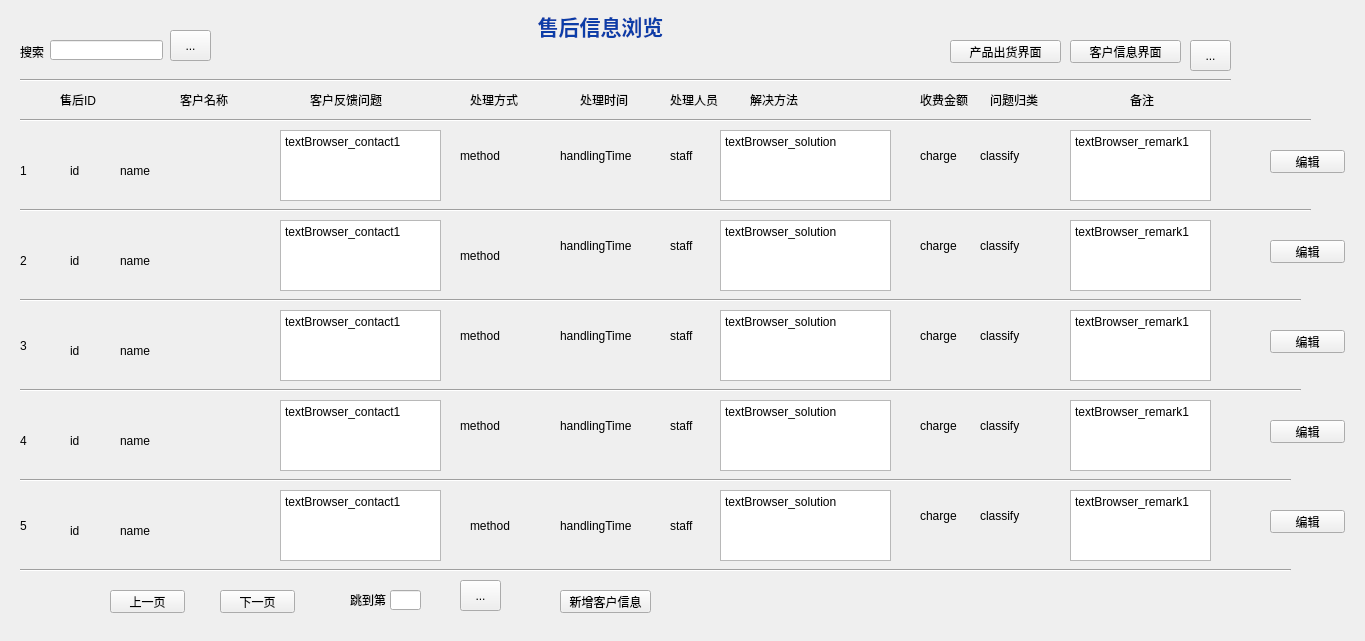
<?xml version="1.0" encoding="UTF-8"?>
<ui version="4.0">
 <class>Form</class>
 <widget class="QWidget" name="Form">
  <property name="geometry">
   <rect>
    <x>0</x>
    <y>0</y>
    <width>1365</width>
    <height>641</height>
   </rect>
  </property>
  <property name="windowTitle">
   <string>Form</string>
  </property>
  <widget class="QLabel" name="label_13">
   <property name="geometry">
    <rect>
     <x>520</x>
     <y>10</y>
     <width>161</width>
     <height>31</height>
    </rect>
   </property>
   <property name="text">
    <string>&lt;html&gt;&lt;head/&gt;&lt;body&gt;&lt;p align=&quot;center&quot;&gt;&lt;span style=&quot; font-size:16pt; font-weight:600; color:#0b3da8;&quot;&gt;售后信息浏览&lt;/span&gt;&lt;/p&gt;&lt;/body&gt;&lt;/html&gt;</string>
   </property>
  </widget>
  <widget class="QLabel" name="label_id1">
   <property name="geometry">
    <rect>
     <x>70</x>
     <y>160</y>
     <width>51</width>
     <height>21</height>
    </rect>
   </property>
   <property name="text">
    <string>id</string>
   </property>
  </widget>
  <widget class="QLineEdit" name="lineEdit_search">
   <property name="geometry">
    <rect>
     <x>50</x>
     <y>40</y>
     <width>113</width>
     <height>20</height>
    </rect>
   </property>
  </widget>
  <widget class="QLabel" name="label_name1">
   <property name="geometry">
    <rect>
     <x>120</x>
     <y>160</y>
     <width>141</width>
     <height>21</height>
    </rect>
   </property>
   <property name="text">
    <string>name</string>
   </property>
  </widget>
  <widget class="QTextBrowser" name="textBrowser_problem1">
   <property name="geometry">
    <rect>
     <x>280</x>
     <y>130</y>
     <width>161</width>
     <height>71</height>
    </rect>
   </property>
   <property name="frameShadow">
    <enum>QFrame::Plain</enum>
   </property>
   <property name="lineWidth">
    <number>0</number>
   </property>
   <property name="html">
    <string>&lt;!DOCTYPE HTML PUBLIC &quot;-//W3C//DTD HTML 4.0//EN&quot; &quot;http://www.w3.org/TR/REC-html40/strict.dtd&quot;&gt;
&lt;html&gt;&lt;head&gt;&lt;meta name=&quot;qrichtext&quot; content=&quot;1&quot; /&gt;&lt;style type=&quot;text/css&quot;&gt;
p, li { white-space: pre-wrap; }
&lt;/style&gt;&lt;/head&gt;&lt;body style=&quot; font-family:'SimSun'; font-size:9pt; font-weight:400; font-style:normal;&quot;&gt;
&lt;p style=&quot; margin-top:0px; margin-bottom:0px; margin-left:0px; margin-right:0px; -qt-block-indent:0; text-indent:0px;&quot;&gt;textBrowser_contact1&lt;/p&gt;&lt;/body&gt;&lt;/html&gt;</string>
   </property>
  </widget>
  <widget class="Line" name="line_7">
   <property name="geometry">
    <rect>
     <x>20</x>
     <y>70</y>
     <width>1211</width>
     <height>20</height>
    </rect>
   </property>
   <property name="orientation">
    <enum>Qt::Horizontal</enum>
   </property>
  </widget>
  <widget class="Line" name="line_6">
   <property name="geometry">
    <rect>
     <x>20</x>
     <y>560</y>
     <width>1271</width>
     <height>20</height>
    </rect>
   </property>
   <property name="orientation">
    <enum>Qt::Horizontal</enum>
   </property>
  </widget>
  <widget class="QPushButton" name="pushButton_SwitchCustomer">
   <property name="geometry">
    <rect>
     <x>1070</x>
     <y>40</y>
     <width>111</width>
     <height>23</height>
    </rect>
   </property>
   <property name="text">
    <string>客户信息界面</string>
   </property>
  </widget>
  <widget class="QPushButton" name="pushButton_edit1">
   <property name="geometry">
    <rect>
     <x>1270</x>
     <y>150</y>
     <width>75</width>
     <height>23</height>
    </rect>
   </property>
   <property name="text">
    <string>编辑</string>
   </property>
  </widget>
  <widget class="QLabel" name="label_6">
   <property name="geometry">
    <rect>
     <x>670</x>
     <y>80</y>
     <width>71</width>
     <height>39</height>
    </rect>
   </property>
   <property name="text">
    <string>处理人员</string>
   </property>
  </widget>
  <widget class="Line" name="line_2">
   <property name="geometry">
    <rect>
     <x>20</x>
     <y>200</y>
     <width>1291</width>
     <height>20</height>
    </rect>
   </property>
   <property name="orientation">
    <enum>Qt::Horizontal</enum>
   </property>
  </widget>
  <widget class="QLabel" name="label_4">
   <property name="geometry">
    <rect>
     <x>470</x>
     <y>80</y>
     <width>61</width>
     <height>39</height>
    </rect>
   </property>
   <property name="text">
    <string>处理方式</string>
   </property>
  </widget>
  <widget class="QLabel" name="label_staff1">
   <property name="geometry">
    <rect>
     <x>670</x>
     <y>140</y>
     <width>41</width>
     <height>31</height>
    </rect>
   </property>
   <property name="text">
    <string>staff</string>
   </property>
  </widget>
  <widget class="Line" name="line">
   <property name="geometry">
    <rect>
     <x>20</x>
     <y>110</y>
     <width>1291</width>
     <height>20</height>
    </rect>
   </property>
   <property name="orientation">
    <enum>Qt::Horizontal</enum>
   </property>
  </widget>
  <widget class="QPushButton" name="pushButton_SwitchShipment">
   <property name="geometry">
    <rect>
     <x>950</x>
     <y>40</y>
     <width>111</width>
     <height>23</height>
    </rect>
   </property>
   <property name="text">
    <string>产品出货界面</string>
   </property>
  </widget>
  <widget class="QLabel" name="label_8">
   <property name="geometry">
    <rect>
     <x>20</x>
     <y>42</y>
     <width>31</width>
     <height>20</height>
    </rect>
   </property>
   <property name="text">
    <string>搜索</string>
   </property>
  </widget>
  <widget class="QLabel" name="label_5">
   <property name="geometry">
    <rect>
     <x>580</x>
     <y>80</y>
     <width>61</width>
     <height>39</height>
    </rect>
   </property>
   <property name="text">
    <string>处理时间</string>
   </property>
  </widget>
  <widget class="QTextBrowser" name="textBrowser_solution1">
   <property name="geometry">
    <rect>
     <x>720</x>
     <y>130</y>
     <width>171</width>
     <height>71</height>
    </rect>
   </property>
   <property name="frameShadow">
    <enum>QFrame::Plain</enum>
   </property>
   <property name="lineWidth">
    <number>0</number>
   </property>
   <property name="html">
    <string>&lt;!DOCTYPE HTML PUBLIC &quot;-//W3C//DTD HTML 4.0//EN&quot; &quot;http://www.w3.org/TR/REC-html40/strict.dtd&quot;&gt;
&lt;html&gt;&lt;head&gt;&lt;meta name=&quot;qrichtext&quot; content=&quot;1&quot; /&gt;&lt;style type=&quot;text/css&quot;&gt;
p, li { white-space: pre-wrap; }
&lt;/style&gt;&lt;/head&gt;&lt;body style=&quot; font-family:'SimSun'; font-size:9pt; font-weight:400; font-style:normal;&quot;&gt;
&lt;p style=&quot; margin-top:0px; margin-bottom:0px; margin-left:0px; margin-right:0px; -qt-block-indent:0; text-indent:0px;&quot;&gt;textBrowser_solution&lt;/p&gt;&lt;/body&gt;&lt;/html&gt;</string>
   </property>
  </widget>
  <widget class="QLabel" name="label_2">
   <property name="geometry">
    <rect>
     <x>180</x>
     <y>80</y>
     <width>121</width>
     <height>39</height>
    </rect>
   </property>
   <property name="text">
    <string>客户名称</string>
   </property>
  </widget>
  <widget class="QToolButton" name="toolButton_connect">
   <property name="geometry">
    <rect>
     <x>1190</x>
     <y>40</y>
     <width>41</width>
     <height>31</height>
    </rect>
   </property>
   <property name="text">
    <string>...</string>
   </property>
  </widget>
  <widget class="QLabel" name="label_7">
   <property name="geometry">
    <rect>
     <x>750</x>
     <y>80</y>
     <width>51</width>
     <height>39</height>
    </rect>
   </property>
   <property name="text">
    <string>解决方法</string>
   </property>
  </widget>
  <widget class="QLabel" name="label_3">
   <property name="geometry">
    <rect>
     <x>310</x>
     <y>80</y>
     <width>101</width>
     <height>39</height>
    </rect>
   </property>
   <property name="text">
    <string>客户反馈问题</string>
   </property>
  </widget>
  <widget class="QToolButton" name="toolButton_search">
   <property name="geometry">
    <rect>
     <x>170</x>
     <y>30</y>
     <width>41</width>
     <height>31</height>
    </rect>
   </property>
   <property name="text">
    <string>...</string>
   </property>
  </widget>
  <widget class="QPushButton" name="pushButton_previous">
   <property name="geometry">
    <rect>
     <x>110</x>
     <y>590</y>
     <width>75</width>
     <height>23</height>
    </rect>
   </property>
   <property name="text">
    <string>上一页</string>
   </property>
  </widget>
  <widget class="QLabel" name="label">
   <property name="geometry">
    <rect>
     <x>60</x>
     <y>80</y>
     <width>61</width>
     <height>39</height>
    </rect>
   </property>
   <property name="text">
    <string>售后ID</string>
   </property>
  </widget>
  <widget class="QPushButton" name="pushButton_next">
   <property name="geometry">
    <rect>
     <x>220</x>
     <y>590</y>
     <width>75</width>
     <height>23</height>
    </rect>
   </property>
   <property name="text">
    <string>下一页</string>
   </property>
  </widget>
  <widget class="QPushButton" name="pushButton_new">
   <property name="geometry">
    <rect>
     <x>560</x>
     <y>590</y>
     <width>91</width>
     <height>23</height>
    </rect>
   </property>
   <property name="text">
    <string>新增客户信息</string>
   </property>
  </widget>
  <widget class="QLineEdit" name="lineEdit_search2">
   <property name="geometry">
    <rect>
     <x>390</x>
     <y>590</y>
     <width>31</width>
     <height>20</height>
    </rect>
   </property>
  </widget>
  <widget class="QToolButton" name="toolButton_search2">
   <property name="geometry">
    <rect>
     <x>460</x>
     <y>580</y>
     <width>41</width>
     <height>31</height>
    </rect>
   </property>
   <property name="text">
    <string>...</string>
   </property>
  </widget>
  <widget class="QLabel" name="label_9">
   <property name="geometry">
    <rect>
     <x>350</x>
     <y>580</y>
     <width>91</width>
     <height>39</height>
    </rect>
   </property>
   <property name="text">
    <string>跳到第       页</string>
   </property>
  </widget>
  <widget class="QLabel" name="label_10">
   <property name="geometry">
    <rect>
     <x>920</x>
     <y>80</y>
     <width>51</width>
     <height>39</height>
    </rect>
   </property>
   <property name="text">
    <string>收费金额</string>
   </property>
  </widget>
  <widget class="QLabel" name="label_11">
   <property name="geometry">
    <rect>
     <x>990</x>
     <y>80</y>
     <width>51</width>
     <height>39</height>
    </rect>
   </property>
   <property name="text">
    <string>问题归类</string>
   </property>
  </widget>
  <widget class="QLabel" name="label_12">
   <property name="geometry">
    <rect>
     <x>1130</x>
     <y>80</y>
     <width>51</width>
     <height>39</height>
    </rect>
   </property>
   <property name="text">
    <string>备注</string>
   </property>
  </widget>
  <widget class="QTextBrowser" name="textBrowser_remark1">
   <property name="geometry">
    <rect>
     <x>1070</x>
     <y>130</y>
     <width>141</width>
     <height>71</height>
    </rect>
   </property>
   <property name="frameShadow">
    <enum>QFrame::Plain</enum>
   </property>
   <property name="lineWidth">
    <number>0</number>
   </property>
   <property name="html">
    <string>&lt;!DOCTYPE HTML PUBLIC &quot;-//W3C//DTD HTML 4.0//EN&quot; &quot;http://www.w3.org/TR/REC-html40/strict.dtd&quot;&gt;
&lt;html&gt;&lt;head&gt;&lt;meta name=&quot;qrichtext&quot; content=&quot;1&quot; /&gt;&lt;style type=&quot;text/css&quot;&gt;
p, li { white-space: pre-wrap; }
&lt;/style&gt;&lt;/head&gt;&lt;body style=&quot; font-family:'SimSun'; font-size:9pt; font-weight:400; font-style:normal;&quot;&gt;
&lt;p style=&quot; margin-top:0px; margin-bottom:0px; margin-left:0px; margin-right:0px; -qt-block-indent:0; text-indent:0px;&quot;&gt;textBrowser_remark1&lt;/p&gt;&lt;/body&gt;&lt;/html&gt;</string>
   </property>
  </widget>
  <widget class="QLabel" name="label_order1">
   <property name="geometry">
    <rect>
     <x>20</x>
     <y>160</y>
     <width>36</width>
     <height>21</height>
    </rect>
   </property>
   <property name="text">
    <string>1</string>
   </property>
  </widget>
  <widget class="QLabel" name="label_order2">
   <property name="geometry">
    <rect>
     <x>20</x>
     <y>250</y>
     <width>36</width>
     <height>21</height>
    </rect>
   </property>
   <property name="text">
    <string>2</string>
   </property>
  </widget>
  <widget class="QLabel" name="label_order3">
   <property name="geometry">
    <rect>
     <x>20</x>
     <y>330</y>
     <width>36</width>
     <height>31</height>
    </rect>
   </property>
   <property name="text">
    <string>3</string>
   </property>
  </widget>
  <widget class="QLabel" name="label_order4">
   <property name="geometry">
    <rect>
     <x>20</x>
     <y>420</y>
     <width>36</width>
     <height>41</height>
    </rect>
   </property>
   <property name="text">
    <string>4</string>
   </property>
  </widget>
  <widget class="QLabel" name="label_order5">
   <property name="geometry">
    <rect>
     <x>20</x>
     <y>510</y>
     <width>36</width>
     <height>31</height>
    </rect>
   </property>
   <property name="text">
    <string>5</string>
   </property>
  </widget>
  <widget class="QTextBrowser" name="textBrowser_problem2">
   <property name="geometry">
    <rect>
     <x>280</x>
     <y>220</y>
     <width>161</width>
     <height>71</height>
    </rect>
   </property>
   <property name="frameShadow">
    <enum>QFrame::Plain</enum>
   </property>
   <property name="lineWidth">
    <number>0</number>
   </property>
   <property name="html">
    <string>&lt;!DOCTYPE HTML PUBLIC &quot;-//W3C//DTD HTML 4.0//EN&quot; &quot;http://www.w3.org/TR/REC-html40/strict.dtd&quot;&gt;
&lt;html&gt;&lt;head&gt;&lt;meta name=&quot;qrichtext&quot; content=&quot;1&quot; /&gt;&lt;style type=&quot;text/css&quot;&gt;
p, li { white-space: pre-wrap; }
&lt;/style&gt;&lt;/head&gt;&lt;body style=&quot; font-family:'SimSun'; font-size:9pt; font-weight:400; font-style:normal;&quot;&gt;
&lt;p style=&quot; margin-top:0px; margin-bottom:0px; margin-left:0px; margin-right:0px; -qt-block-indent:0; text-indent:0px;&quot;&gt;textBrowser_contact1&lt;/p&gt;&lt;/body&gt;&lt;/html&gt;</string>
   </property>
  </widget>
  <widget class="QLabel" name="label_name2">
   <property name="geometry">
    <rect>
     <x>120</x>
     <y>250</y>
     <width>141</width>
     <height>21</height>
    </rect>
   </property>
   <property name="text">
    <string>name</string>
   </property>
  </widget>
  <widget class="QTextBrowser" name="textBrowser_remark2">
   <property name="geometry">
    <rect>
     <x>1070</x>
     <y>220</y>
     <width>141</width>
     <height>71</height>
    </rect>
   </property>
   <property name="frameShadow">
    <enum>QFrame::Plain</enum>
   </property>
   <property name="lineWidth">
    <number>0</number>
   </property>
   <property name="html">
    <string>&lt;!DOCTYPE HTML PUBLIC &quot;-//W3C//DTD HTML 4.0//EN&quot; &quot;http://www.w3.org/TR/REC-html40/strict.dtd&quot;&gt;
&lt;html&gt;&lt;head&gt;&lt;meta name=&quot;qrichtext&quot; content=&quot;1&quot; /&gt;&lt;style type=&quot;text/css&quot;&gt;
p, li { white-space: pre-wrap; }
&lt;/style&gt;&lt;/head&gt;&lt;body style=&quot; font-family:'SimSun'; font-size:9pt; font-weight:400; font-style:normal;&quot;&gt;
&lt;p style=&quot; margin-top:0px; margin-bottom:0px; margin-left:0px; margin-right:0px; -qt-block-indent:0; text-indent:0px;&quot;&gt;textBrowser_remark1&lt;/p&gt;&lt;/body&gt;&lt;/html&gt;</string>
   </property>
  </widget>
  <widget class="QTextBrowser" name="textBrowser_solution2">
   <property name="geometry">
    <rect>
     <x>720</x>
     <y>220</y>
     <width>171</width>
     <height>71</height>
    </rect>
   </property>
   <property name="frameShadow">
    <enum>QFrame::Plain</enum>
   </property>
   <property name="lineWidth">
    <number>0</number>
   </property>
   <property name="html">
    <string>&lt;!DOCTYPE HTML PUBLIC &quot;-//W3C//DTD HTML 4.0//EN&quot; &quot;http://www.w3.org/TR/REC-html40/strict.dtd&quot;&gt;
&lt;html&gt;&lt;head&gt;&lt;meta name=&quot;qrichtext&quot; content=&quot;1&quot; /&gt;&lt;style type=&quot;text/css&quot;&gt;
p, li { white-space: pre-wrap; }
&lt;/style&gt;&lt;/head&gt;&lt;body style=&quot; font-family:'SimSun'; font-size:9pt; font-weight:400; font-style:normal;&quot;&gt;
&lt;p style=&quot; margin-top:0px; margin-bottom:0px; margin-left:0px; margin-right:0px; -qt-block-indent:0; text-indent:0px;&quot;&gt;textBrowser_solution&lt;/p&gt;&lt;/body&gt;&lt;/html&gt;</string>
   </property>
  </widget>
  <widget class="QLabel" name="label_staff2">
   <property name="geometry">
    <rect>
     <x>670</x>
     <y>230</y>
     <width>41</width>
     <height>31</height>
    </rect>
   </property>
   <property name="text">
    <string>staff</string>
   </property>
  </widget>
  <widget class="QLabel" name="label_id2">
   <property name="geometry">
    <rect>
     <x>70</x>
     <y>250</y>
     <width>51</width>
     <height>21</height>
    </rect>
   </property>
   <property name="text">
    <string>id</string>
   </property>
  </widget>
  <widget class="QPushButton" name="pushButton_edit2">
   <property name="geometry">
    <rect>
     <x>1270</x>
     <y>240</y>
     <width>75</width>
     <height>23</height>
    </rect>
   </property>
   <property name="text">
    <string>编辑</string>
   </property>
  </widget>
  <widget class="Line" name="line_3">
   <property name="geometry">
    <rect>
     <x>20</x>
     <y>290</y>
     <width>1281</width>
     <height>20</height>
    </rect>
   </property>
   <property name="orientation">
    <enum>Qt::Horizontal</enum>
   </property>
  </widget>
  <widget class="QLabel" name="label_name3">
   <property name="geometry">
    <rect>
     <x>120</x>
     <y>340</y>
     <width>141</width>
     <height>21</height>
    </rect>
   </property>
   <property name="text">
    <string>name</string>
   </property>
  </widget>
  <widget class="QLabel" name="label_id3">
   <property name="geometry">
    <rect>
     <x>70</x>
     <y>340</y>
     <width>51</width>
     <height>21</height>
    </rect>
   </property>
   <property name="text">
    <string>id</string>
   </property>
  </widget>
  <widget class="QPushButton" name="pushButton_edit3">
   <property name="geometry">
    <rect>
     <x>1270</x>
     <y>330</y>
     <width>75</width>
     <height>23</height>
    </rect>
   </property>
   <property name="text">
    <string>编辑</string>
   </property>
  </widget>
  <widget class="Line" name="line_4">
   <property name="geometry">
    <rect>
     <x>20</x>
     <y>380</y>
     <width>1281</width>
     <height>20</height>
    </rect>
   </property>
   <property name="orientation">
    <enum>Qt::Horizontal</enum>
   </property>
  </widget>
  <widget class="QTextBrowser" name="textBrowser_problem3">
   <property name="geometry">
    <rect>
     <x>280</x>
     <y>310</y>
     <width>161</width>
     <height>71</height>
    </rect>
   </property>
   <property name="frameShadow">
    <enum>QFrame::Plain</enum>
   </property>
   <property name="lineWidth">
    <number>0</number>
   </property>
   <property name="html">
    <string>&lt;!DOCTYPE HTML PUBLIC &quot;-//W3C//DTD HTML 4.0//EN&quot; &quot;http://www.w3.org/TR/REC-html40/strict.dtd&quot;&gt;
&lt;html&gt;&lt;head&gt;&lt;meta name=&quot;qrichtext&quot; content=&quot;1&quot; /&gt;&lt;style type=&quot;text/css&quot;&gt;
p, li { white-space: pre-wrap; }
&lt;/style&gt;&lt;/head&gt;&lt;body style=&quot; font-family:'SimSun'; font-size:9pt; font-weight:400; font-style:normal;&quot;&gt;
&lt;p style=&quot; margin-top:0px; margin-bottom:0px; margin-left:0px; margin-right:0px; -qt-block-indent:0; text-indent:0px;&quot;&gt;textBrowser_contact1&lt;/p&gt;&lt;/body&gt;&lt;/html&gt;</string>
   </property>
  </widget>
  <widget class="QTextBrowser" name="textBrowser_remark3">
   <property name="geometry">
    <rect>
     <x>1070</x>
     <y>310</y>
     <width>141</width>
     <height>71</height>
    </rect>
   </property>
   <property name="frameShadow">
    <enum>QFrame::Plain</enum>
   </property>
   <property name="lineWidth">
    <number>0</number>
   </property>
   <property name="html">
    <string>&lt;!DOCTYPE HTML PUBLIC &quot;-//W3C//DTD HTML 4.0//EN&quot; &quot;http://www.w3.org/TR/REC-html40/strict.dtd&quot;&gt;
&lt;html&gt;&lt;head&gt;&lt;meta name=&quot;qrichtext&quot; content=&quot;1&quot; /&gt;&lt;style type=&quot;text/css&quot;&gt;
p, li { white-space: pre-wrap; }
&lt;/style&gt;&lt;/head&gt;&lt;body style=&quot; font-family:'SimSun'; font-size:9pt; font-weight:400; font-style:normal;&quot;&gt;
&lt;p style=&quot; margin-top:0px; margin-bottom:0px; margin-left:0px; margin-right:0px; -qt-block-indent:0; text-indent:0px;&quot;&gt;textBrowser_remark1&lt;/p&gt;&lt;/body&gt;&lt;/html&gt;</string>
   </property>
  </widget>
  <widget class="QTextBrowser" name="textBrowser_solution3">
   <property name="geometry">
    <rect>
     <x>720</x>
     <y>310</y>
     <width>171</width>
     <height>71</height>
    </rect>
   </property>
   <property name="frameShadow">
    <enum>QFrame::Plain</enum>
   </property>
   <property name="lineWidth">
    <number>0</number>
   </property>
   <property name="html">
    <string>&lt;!DOCTYPE HTML PUBLIC &quot;-//W3C//DTD HTML 4.0//EN&quot; &quot;http://www.w3.org/TR/REC-html40/strict.dtd&quot;&gt;
&lt;html&gt;&lt;head&gt;&lt;meta name=&quot;qrichtext&quot; content=&quot;1&quot; /&gt;&lt;style type=&quot;text/css&quot;&gt;
p, li { white-space: pre-wrap; }
&lt;/style&gt;&lt;/head&gt;&lt;body style=&quot; font-family:'SimSun'; font-size:9pt; font-weight:400; font-style:normal;&quot;&gt;
&lt;p style=&quot; margin-top:0px; margin-bottom:0px; margin-left:0px; margin-right:0px; -qt-block-indent:0; text-indent:0px;&quot;&gt;textBrowser_solution&lt;/p&gt;&lt;/body&gt;&lt;/html&gt;</string>
   </property>
  </widget>
  <widget class="QLabel" name="label_staff3">
   <property name="geometry">
    <rect>
     <x>670</x>
     <y>320</y>
     <width>41</width>
     <height>31</height>
    </rect>
   </property>
   <property name="text">
    <string>staff</string>
   </property>
  </widget>
  <widget class="Line" name="line_5">
   <property name="geometry">
    <rect>
     <x>20</x>
     <y>470</y>
     <width>1271</width>
     <height>20</height>
    </rect>
   </property>
   <property name="orientation">
    <enum>Qt::Horizontal</enum>
   </property>
  </widget>
  <widget class="QLabel" name="label_name4">
   <property name="geometry">
    <rect>
     <x>120</x>
     <y>430</y>
     <width>141</width>
     <height>21</height>
    </rect>
   </property>
   <property name="text">
    <string>name</string>
   </property>
  </widget>
  <widget class="QLabel" name="label_id4">
   <property name="geometry">
    <rect>
     <x>70</x>
     <y>430</y>
     <width>51</width>
     <height>21</height>
    </rect>
   </property>
   <property name="text">
    <string>id</string>
   </property>
  </widget>
  <widget class="QTextBrowser" name="textBrowser_problem4">
   <property name="geometry">
    <rect>
     <x>280</x>
     <y>400</y>
     <width>161</width>
     <height>71</height>
    </rect>
   </property>
   <property name="frameShadow">
    <enum>QFrame::Plain</enum>
   </property>
   <property name="lineWidth">
    <number>0</number>
   </property>
   <property name="html">
    <string>&lt;!DOCTYPE HTML PUBLIC &quot;-//W3C//DTD HTML 4.0//EN&quot; &quot;http://www.w3.org/TR/REC-html40/strict.dtd&quot;&gt;
&lt;html&gt;&lt;head&gt;&lt;meta name=&quot;qrichtext&quot; content=&quot;1&quot; /&gt;&lt;style type=&quot;text/css&quot;&gt;
p, li { white-space: pre-wrap; }
&lt;/style&gt;&lt;/head&gt;&lt;body style=&quot; font-family:'SimSun'; font-size:9pt; font-weight:400; font-style:normal;&quot;&gt;
&lt;p style=&quot; margin-top:0px; margin-bottom:0px; margin-left:0px; margin-right:0px; -qt-block-indent:0; text-indent:0px;&quot;&gt;textBrowser_contact1&lt;/p&gt;&lt;/body&gt;&lt;/html&gt;</string>
   </property>
  </widget>
  <widget class="QTextBrowser" name="textBrowser_remark4">
   <property name="geometry">
    <rect>
     <x>1070</x>
     <y>400</y>
     <width>141</width>
     <height>71</height>
    </rect>
   </property>
   <property name="frameShadow">
    <enum>QFrame::Plain</enum>
   </property>
   <property name="lineWidth">
    <number>0</number>
   </property>
   <property name="html">
    <string>&lt;!DOCTYPE HTML PUBLIC &quot;-//W3C//DTD HTML 4.0//EN&quot; &quot;http://www.w3.org/TR/REC-html40/strict.dtd&quot;&gt;
&lt;html&gt;&lt;head&gt;&lt;meta name=&quot;qrichtext&quot; content=&quot;1&quot; /&gt;&lt;style type=&quot;text/css&quot;&gt;
p, li { white-space: pre-wrap; }
&lt;/style&gt;&lt;/head&gt;&lt;body style=&quot; font-family:'SimSun'; font-size:9pt; font-weight:400; font-style:normal;&quot;&gt;
&lt;p style=&quot; margin-top:0px; margin-bottom:0px; margin-left:0px; margin-right:0px; -qt-block-indent:0; text-indent:0px;&quot;&gt;textBrowser_remark1&lt;/p&gt;&lt;/body&gt;&lt;/html&gt;</string>
   </property>
  </widget>
  <widget class="QTextBrowser" name="textBrowser_solution4">
   <property name="geometry">
    <rect>
     <x>720</x>
     <y>400</y>
     <width>171</width>
     <height>71</height>
    </rect>
   </property>
   <property name="frameShadow">
    <enum>QFrame::Plain</enum>
   </property>
   <property name="lineWidth">
    <number>0</number>
   </property>
   <property name="html">
    <string>&lt;!DOCTYPE HTML PUBLIC &quot;-//W3C//DTD HTML 4.0//EN&quot; &quot;http://www.w3.org/TR/REC-html40/strict.dtd&quot;&gt;
&lt;html&gt;&lt;head&gt;&lt;meta name=&quot;qrichtext&quot; content=&quot;1&quot; /&gt;&lt;style type=&quot;text/css&quot;&gt;
p, li { white-space: pre-wrap; }
&lt;/style&gt;&lt;/head&gt;&lt;body style=&quot; font-family:'SimSun'; font-size:9pt; font-weight:400; font-style:normal;&quot;&gt;
&lt;p style=&quot; margin-top:0px; margin-bottom:0px; margin-left:0px; margin-right:0px; -qt-block-indent:0; text-indent:0px;&quot;&gt;textBrowser_solution&lt;/p&gt;&lt;/body&gt;&lt;/html&gt;</string>
   </property>
  </widget>
  <widget class="QPushButton" name="pushButton_edit4">
   <property name="geometry">
    <rect>
     <x>1270</x>
     <y>420</y>
     <width>75</width>
     <height>23</height>
    </rect>
   </property>
   <property name="text">
    <string>编辑</string>
   </property>
  </widget>
  <widget class="QLabel" name="label_staff4">
   <property name="geometry">
    <rect>
     <x>670</x>
     <y>410</y>
     <width>41</width>
     <height>31</height>
    </rect>
   </property>
   <property name="text">
    <string>staff</string>
   </property>
  </widget>
  <widget class="QLabel" name="label_id5">
   <property name="geometry">
    <rect>
     <x>70</x>
     <y>520</y>
     <width>51</width>
     <height>21</height>
    </rect>
   </property>
   <property name="text">
    <string>id</string>
   </property>
  </widget>
  <widget class="QTextBrowser" name="textBrowser_problem5">
   <property name="geometry">
    <rect>
     <x>280</x>
     <y>490</y>
     <width>161</width>
     <height>71</height>
    </rect>
   </property>
   <property name="frameShadow">
    <enum>QFrame::Plain</enum>
   </property>
   <property name="lineWidth">
    <number>0</number>
   </property>
   <property name="html">
    <string>&lt;!DOCTYPE HTML PUBLIC &quot;-//W3C//DTD HTML 4.0//EN&quot; &quot;http://www.w3.org/TR/REC-html40/strict.dtd&quot;&gt;
&lt;html&gt;&lt;head&gt;&lt;meta name=&quot;qrichtext&quot; content=&quot;1&quot; /&gt;&lt;style type=&quot;text/css&quot;&gt;
p, li { white-space: pre-wrap; }
&lt;/style&gt;&lt;/head&gt;&lt;body style=&quot; font-family:'SimSun'; font-size:9pt; font-weight:400; font-style:normal;&quot;&gt;
&lt;p style=&quot; margin-top:0px; margin-bottom:0px; margin-left:0px; margin-right:0px; -qt-block-indent:0; text-indent:0px;&quot;&gt;textBrowser_contact1&lt;/p&gt;&lt;/body&gt;&lt;/html&gt;</string>
   </property>
  </widget>
  <widget class="QTextBrowser" name="textBrowser_remark5">
   <property name="geometry">
    <rect>
     <x>1070</x>
     <y>490</y>
     <width>141</width>
     <height>71</height>
    </rect>
   </property>
   <property name="frameShadow">
    <enum>QFrame::Plain</enum>
   </property>
   <property name="lineWidth">
    <number>0</number>
   </property>
   <property name="html">
    <string>&lt;!DOCTYPE HTML PUBLIC &quot;-//W3C//DTD HTML 4.0//EN&quot; &quot;http://www.w3.org/TR/REC-html40/strict.dtd&quot;&gt;
&lt;html&gt;&lt;head&gt;&lt;meta name=&quot;qrichtext&quot; content=&quot;1&quot; /&gt;&lt;style type=&quot;text/css&quot;&gt;
p, li { white-space: pre-wrap; }
&lt;/style&gt;&lt;/head&gt;&lt;body style=&quot; font-family:'SimSun'; font-size:9pt; font-weight:400; font-style:normal;&quot;&gt;
&lt;p style=&quot; margin-top:0px; margin-bottom:0px; margin-left:0px; margin-right:0px; -qt-block-indent:0; text-indent:0px;&quot;&gt;textBrowser_remark1&lt;/p&gt;&lt;/body&gt;&lt;/html&gt;</string>
   </property>
  </widget>
  <widget class="QLabel" name="label_name5">
   <property name="geometry">
    <rect>
     <x>120</x>
     <y>520</y>
     <width>141</width>
     <height>21</height>
    </rect>
   </property>
   <property name="text">
    <string>name</string>
   </property>
  </widget>
  <widget class="QTextBrowser" name="textBrowser_solution5">
   <property name="geometry">
    <rect>
     <x>720</x>
     <y>490</y>
     <width>171</width>
     <height>71</height>
    </rect>
   </property>
   <property name="frameShadow">
    <enum>QFrame::Plain</enum>
   </property>
   <property name="lineWidth">
    <number>0</number>
   </property>
   <property name="html">
    <string>&lt;!DOCTYPE HTML PUBLIC &quot;-//W3C//DTD HTML 4.0//EN&quot; &quot;http://www.w3.org/TR/REC-html40/strict.dtd&quot;&gt;
&lt;html&gt;&lt;head&gt;&lt;meta name=&quot;qrichtext&quot; content=&quot;1&quot; /&gt;&lt;style type=&quot;text/css&quot;&gt;
p, li { white-space: pre-wrap; }
&lt;/style&gt;&lt;/head&gt;&lt;body style=&quot; font-family:'SimSun'; font-size:9pt; font-weight:400; font-style:normal;&quot;&gt;
&lt;p style=&quot; margin-top:0px; margin-bottom:0px; margin-left:0px; margin-right:0px; -qt-block-indent:0; text-indent:0px;&quot;&gt;textBrowser_solution&lt;/p&gt;&lt;/body&gt;&lt;/html&gt;</string>
   </property>
  </widget>
  <widget class="QLabel" name="label_staff5">
   <property name="geometry">
    <rect>
     <x>670</x>
     <y>510</y>
     <width>41</width>
     <height>31</height>
    </rect>
   </property>
   <property name="text">
    <string>staff</string>
   </property>
  </widget>
  <widget class="QPushButton" name="pushButton_edit5">
   <property name="geometry">
    <rect>
     <x>1270</x>
     <y>510</y>
     <width>75</width>
     <height>23</height>
    </rect>
   </property>
   <property name="text">
    <string>编辑</string>
   </property>
  </widget>
  <widget class="QLabel" name="label_handlingTime1">
   <property name="geometry">
    <rect>
     <x>560</x>
     <y>140</y>
     <width>101</width>
     <height>31</height>
    </rect>
   </property>
   <property name="text">
    <string>handlingTime</string>
   </property>
  </widget>
  <widget class="QLabel" name="label_handlingTime2">
   <property name="geometry">
    <rect>
     <x>560</x>
     <y>230</y>
     <width>101</width>
     <height>31</height>
    </rect>
   </property>
   <property name="text">
    <string>handlingTime</string>
   </property>
  </widget>
  <widget class="QLabel" name="label_handlingTime3">
   <property name="geometry">
    <rect>
     <x>560</x>
     <y>320</y>
     <width>101</width>
     <height>31</height>
    </rect>
   </property>
   <property name="text">
    <string>handlingTime</string>
   </property>
  </widget>
  <widget class="QLabel" name="label_handlingTime4">
   <property name="geometry">
    <rect>
     <x>560</x>
     <y>410</y>
     <width>101</width>
     <height>31</height>
    </rect>
   </property>
   <property name="text">
    <string>handlingTime</string>
   </property>
  </widget>
  <widget class="QLabel" name="label_handlingTime5">
   <property name="geometry">
    <rect>
     <x>560</x>
     <y>510</y>
     <width>101</width>
     <height>31</height>
    </rect>
   </property>
   <property name="text">
    <string>handlingTime</string>
   </property>
  </widget>
  <widget class="QLabel" name="label_method1">
   <property name="geometry">
    <rect>
     <x>460</x>
     <y>140</y>
     <width>81</width>
     <height>31</height>
    </rect>
   </property>
   <property name="text">
    <string>method</string>
   </property>
  </widget>
  <widget class="QLabel" name="label_method2">
   <property name="geometry">
    <rect>
     <x>460</x>
     <y>240</y>
     <width>81</width>
     <height>31</height>
    </rect>
   </property>
   <property name="text">
    <string>method</string>
   </property>
  </widget>
  <widget class="QLabel" name="label_method3">
   <property name="geometry">
    <rect>
     <x>460</x>
     <y>320</y>
     <width>81</width>
     <height>31</height>
    </rect>
   </property>
   <property name="text">
    <string>method</string>
   </property>
  </widget>
  <widget class="QLabel" name="label_method4">
   <property name="geometry">
    <rect>
     <x>460</x>
     <y>410</y>
     <width>81</width>
     <height>31</height>
    </rect>
   </property>
   <property name="text">
    <string>method</string>
   </property>
  </widget>
  <widget class="QLabel" name="label_method5">
   <property name="geometry">
    <rect>
     <x>470</x>
     <y>510</y>
     <width>81</width>
     <height>31</height>
    </rect>
   </property>
   <property name="text">
    <string>method</string>
   </property>
  </widget>
  <widget class="QLabel" name="label_classify1">
   <property name="geometry">
    <rect>
     <x>980</x>
     <y>140</y>
     <width>81</width>
     <height>31</height>
    </rect>
   </property>
   <property name="text">
    <string>classify</string>
   </property>
  </widget>
  <widget class="QLabel" name="label_classify2">
   <property name="geometry">
    <rect>
     <x>980</x>
     <y>230</y>
     <width>81</width>
     <height>31</height>
    </rect>
   </property>
   <property name="text">
    <string>classify</string>
   </property>
  </widget>
  <widget class="QLabel" name="label_classify3">
   <property name="geometry">
    <rect>
     <x>980</x>
     <y>320</y>
     <width>81</width>
     <height>31</height>
    </rect>
   </property>
   <property name="text">
    <string>classify</string>
   </property>
  </widget>
  <widget class="QLabel" name="label_classify4">
   <property name="geometry">
    <rect>
     <x>980</x>
     <y>410</y>
     <width>81</width>
     <height>31</height>
    </rect>
   </property>
   <property name="text">
    <string>classify</string>
   </property>
  </widget>
  <widget class="QLabel" name="label_classify5">
   <property name="geometry">
    <rect>
     <x>980</x>
     <y>500</y>
     <width>81</width>
     <height>31</height>
    </rect>
   </property>
   <property name="text">
    <string>classify</string>
   </property>
  </widget>
  <widget class="QLabel" name="label_charge1">
   <property name="geometry">
    <rect>
     <x>920</x>
     <y>140</y>
     <width>51</width>
     <height>31</height>
    </rect>
   </property>
   <property name="text">
    <string>charge</string>
   </property>
  </widget>
  <widget class="QLabel" name="label_charge2">
   <property name="geometry">
    <rect>
     <x>920</x>
     <y>230</y>
     <width>51</width>
     <height>31</height>
    </rect>
   </property>
   <property name="text">
    <string>charge</string>
   </property>
  </widget>
  <widget class="QLabel" name="label_charge3">
   <property name="geometry">
    <rect>
     <x>920</x>
     <y>320</y>
     <width>51</width>
     <height>31</height>
    </rect>
   </property>
   <property name="text">
    <string>charge</string>
   </property>
  </widget>
  <widget class="QLabel" name="label_charge4">
   <property name="geometry">
    <rect>
     <x>920</x>
     <y>410</y>
     <width>51</width>
     <height>31</height>
    </rect>
   </property>
   <property name="text">
    <string>charge</string>
   </property>
  </widget>
  <widget class="QLabel" name="label_charge5">
   <property name="geometry">
    <rect>
     <x>920</x>
     <y>500</y>
     <width>51</width>
     <height>31</height>
    </rect>
   </property>
   <property name="text">
    <string>charge</string>
   </property>
  </widget>
  <zorder>label_13</zorder>
  <zorder>label_id1</zorder>
  <zorder>lineEdit_search</zorder>
  <zorder>label_name1</zorder>
  <zorder>textBrowser_problem1</zorder>
  <zorder>line_7</zorder>
  <zorder>line_6</zorder>
  <zorder>pushButton_SwitchCustomer</zorder>
  <zorder>pushButton_edit1</zorder>
  <zorder>label_6</zorder>
  <zorder>line_2</zorder>
  <zorder>label_4</zorder>
  <zorder>label_staff1</zorder>
  <zorder>line</zorder>
  <zorder>pushButton_SwitchShipment</zorder>
  <zorder>label_8</zorder>
  <zorder>label_5</zorder>
  <zorder>textBrowser_solution1</zorder>
  <zorder>label_2</zorder>
  <zorder>toolButton_connect</zorder>
  <zorder>label_7</zorder>
  <zorder>label_3</zorder>
  <zorder>toolButton_search</zorder>
  <zorder>pushButton_previous</zorder>
  <zorder>label</zorder>
  <zorder>pushButton_next</zorder>
  <zorder>pushButton_new</zorder>
  <zorder>toolButton_search2</zorder>
  <zorder>label_9</zorder>
  <zorder>lineEdit_search2</zorder>
  <zorder>label_10</zorder>
  <zorder>label_11</zorder>
  <zorder>label_12</zorder>
  <zorder>textBrowser_remark1</zorder>
  <zorder>label_order1</zorder>
  <zorder>label_order2</zorder>
  <zorder>label_order3</zorder>
  <zorder>label_order4</zorder>
  <zorder>label_order5</zorder>
  <zorder>textBrowser_problem2</zorder>
  <zorder>label_name2</zorder>
  <zorder>textBrowser_remark2</zorder>
  <zorder>textBrowser_solution2</zorder>
  <zorder>label_staff2</zorder>
  <zorder>label_id2</zorder>
  <zorder>pushButton_edit2</zorder>
  <zorder>line_3</zorder>
  <zorder>label_name3</zorder>
  <zorder>label_id3</zorder>
  <zorder>pushButton_edit3</zorder>
  <zorder>line_4</zorder>
  <zorder>textBrowser_problem3</zorder>
  <zorder>textBrowser_remark3</zorder>
  <zorder>textBrowser_solution3</zorder>
  <zorder>label_staff3</zorder>
  <zorder>line_5</zorder>
  <zorder>label_name4</zorder>
  <zorder>label_id4</zorder>
  <zorder>textBrowser_problem4</zorder>
  <zorder>textBrowser_remark4</zorder>
  <zorder>textBrowser_solution4</zorder>
  <zorder>pushButton_edit4</zorder>
  <zorder>label_staff4</zorder>
  <zorder>label_id5</zorder>
  <zorder>textBrowser_problem5</zorder>
  <zorder>textBrowser_remark5</zorder>
  <zorder>label_name5</zorder>
  <zorder>textBrowser_solution5</zorder>
  <zorder>label_staff5</zorder>
  <zorder>pushButton_edit5</zorder>
  <zorder>label_handlingTime1</zorder>
  <zorder>label_handlingTime2</zorder>
  <zorder>label_handlingTime3</zorder>
  <zorder>label_handlingTime4</zorder>
  <zorder>label_handlingTime5</zorder>
  <zorder>label_method1</zorder>
  <zorder>label_method2</zorder>
  <zorder>label_method3</zorder>
  <zorder>label_method4</zorder>
  <zorder>label_method5</zorder>
  <zorder>label_classify1</zorder>
  <zorder>label_classify2</zorder>
  <zorder>label_classify3</zorder>
  <zorder>label_classify4</zorder>
  <zorder>label_classify5</zorder>
  <zorder>label_charge1</zorder>
  <zorder>label_charge2</zorder>
  <zorder>label_charge3</zorder>
  <zorder>label_charge4</zorder>
  <zorder>label_charge5</zorder>
 </widget>
 <resources/>
 <connections>
  <connection>
   <sender>pushButton_previous</sender>
   <signal>clicked()</signal>
   <receiver>Form</receiver>
   <slot>reloadWidgetDec()</slot>
   <hints>
    <hint type="sourcelabel">
     <x>95</x>
     <y>590</y>
    </hint>
    <hint type="destinationlabel">
     <x>37</x>
     <y>592</y>
    </hint>
   </hints>
  </connection>
  <connection>
   <sender>pushButton_next</sender>
   <signal>clicked()</signal>
   <receiver>Form</receiver>
   <slot>reloadWidgetAdd()</slot>
   <hints>
    <hint type="sourcelabel">
     <x>232</x>
     <y>594</y>
    </hint>
    <hint type="destinationlabel">
     <x>332</x>
     <y>594</y>
    </hint>
   </hints>
  </connection>
  <connection>
   <sender>pushButton_new</sender>
   <signal>clicked()</signal>
   <receiver>Form</receiver>
   <slot>handle_click()</slot>
   <hints>
    <hint type="sourcelabel">
     <x>659</x>
     <y>606</y>
    </hint>
    <hint type="destinationlabel">
     <x>740</x>
     <y>597</y>
    </hint>
   </hints>
  </connection>
  <connection>
   <sender>label_9</sender>
   <signal>linkActivated(QString)</signal>
   <receiver>Form</receiver>
   <slot>handle_click()</slot>
   <hints>
    <hint type="sourcelabel">
     <x>496</x>
     <y>594</y>
    </hint>
    <hint type="destinationlabel">
     <x>544</x>
     <y>630</y>
    </hint>
   </hints>
  </connection>
  <connection>
   <sender>pushButton_SwitchShipment</sender>
   <signal>clicked()</signal>
   <receiver>Form</receiver>
   <slot>handle_show()</slot>
   <hints>
    <hint type="sourcelabel">
     <x>1005</x>
     <y>53</y>
    </hint>
    <hint type="destinationlabel">
     <x>889</x>
     <y>17</y>
    </hint>
   </hints>
  </connection>
  <connection>
   <sender>pushButton_SwitchCustomer</sender>
   <signal>clicked()</signal>
   <receiver>Form</receiver>
   <slot>handle_show()</slot>
   <hints>
    <hint type="sourcelabel">
     <x>1106</x>
     <y>51</y>
    </hint>
    <hint type="destinationlabel">
     <x>1072</x>
     <y>11</y>
    </hint>
   </hints>
  </connection>
  <connection>
   <sender>pushButton_edit1</sender>
   <signal>clicked()</signal>
   <receiver>Form</receiver>
   <slot>handle_click()</slot>
   <hints>
    <hint type="sourcelabel">
     <x>1199</x>
     <y>165</y>
    </hint>
    <hint type="destinationlabel">
     <x>1224</x>
     <y>144</y>
    </hint>
   </hints>
  </connection>
 </connections>
 <slots>
  <slot>reloadWidgetAdd()</slot>
  <slot>reloadWidgetDec()</slot>
  <slot>handle_click()</slot>
  <slot>handle_show()</slot>
 </slots>
</ui>
